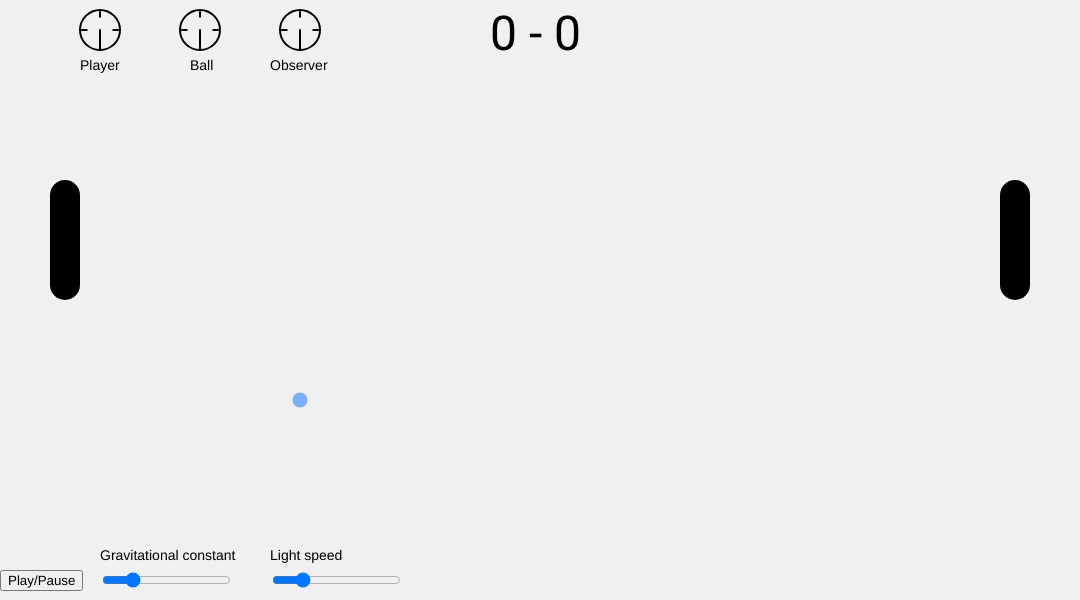
Frame 1 (no input)
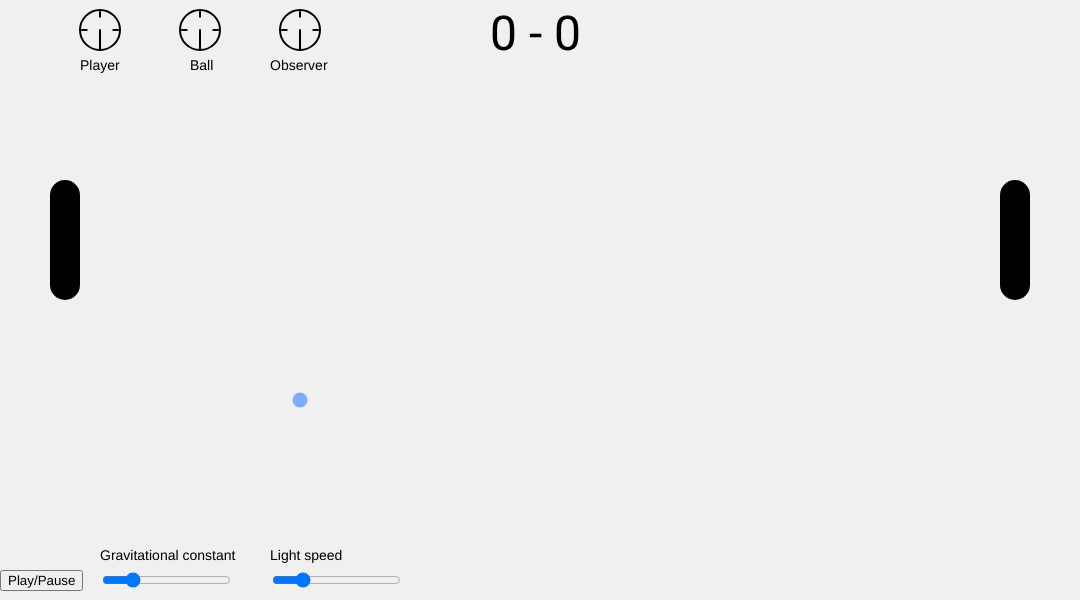
Frame 60 (no input)
Frame 120 (the mouse pressed at the canvas centre since frame 60): identical to frame 60, image omitted

The p5.js sketch that drew these frames (run headless with seeded random() and noise() and a simulated clock; from frame 60 on, the mouse is pressed at the canvas centre):

// p5.js sketch
// ── sketch.js

function setup() {
  relsize = 1;
  textFont('Helvetica');
  paused = true;
  showPotential = false;
  windowW = 1080;
  windowH = 600;
  createCanvas(windowW, windowH);
  noStroke();
  ball = createVector(windowW/2, windowH/2);
  paddleW = 30;
  paddleH = 120;
  p2Y = (windowH- paddleH)/2;
  maxSpeed = 250;
  easing = 0.1;
  p1Y = p2Y;
  ballR = 20;
  ballSpeed = createVector(random(-12, 12), random(-12, 12));  p1X = paddleW+20;
  p2X = windowW - paddleW*2-20;
  p2Difficulty = 1.5;
  p1Score = 0;
  p2Score = 0;
  p1Gamma = 1;
  p2Gamma = 1;
  particleR = 15;
  particle = createVector(300, 400);
  Gmm = 10;
  
  clockSpeed = 0.08;
  playerTheta = 0;
  ballTheta = 0;
  masterTheta = 0;
  
  buttonG = createButton('Play/Pause');
  buttonG.position(0, windowH - 30);
  buttonG.mousePressed(changeBG);
  
//   buttonP = createButton('Toggle Potential');
//   buttonP.position(450, windowH - 30);
//   buttonP.mousePressed(changeBP);
  
  sliderG = createSlider(0, 50, 10);
  sliderG.position(100, windowH - 30);
  
  sliderC = createSlider(150, 400, 200);
  sliderC.position(270, windowH - 30);
  particles = [particle];
  pastBalls = [];
  tailLength = 10;
  ballRed = color(252, 92, 71);
  particleBlue = color(126, 173, 247);
}

function draw() {
  background(240, 240, 240);
  setSliders();
  
  if (!paused){
    updatePastBalls();
    renderClocks();
    applyAccel();
    updatePositions();
    checkCollision();
    renderObjects();
  } else {
    drawClocks();
    renderObjects();
  }
}

function updatePastBalls() {
  pastBalls.push([ball.x, ball.y])
  
  if (pastBalls.length > tailLength) {
    pastBalls.shift();
  }
}

function drawClocks() {
  textSize(14);
  fill(0);
  text('Player',80,70);
  text('Ball',190,70);
  text('Observer',270,70);
  
  drawClock(100, 30, 40);
  drawClock(200, 30, 40);
  drawClock(300, 30, 40);
  stroke(0);
  strokeWeight(2);
  CLX = 100+20*Math.sin(-playerTheta);
  CLY = 30+20*Math.cos(-playerTheta);
  CLX1 = 200+20*Math.sin(-ballTheta);
  CLY1 = 30+20*Math.cos(-ballTheta);
  CLX2 = 300+20*Math.sin(-masterTheta);
  CLY2 = 30+20*Math.cos(-masterTheta);
  line(100, 30, CLX, CLY);
  line(200, 30, CLX1, CLY1);
  line(300, 30, CLX2, CLY2);
  strokeWeight(0);
}

function renderClocks() {
  
  GRfactorball = 1;
  GRfactorpaddle = 1;
  p1 = createVector(p1X, p1Y);
  
  particles.forEach(particle => {
    rb = p5.Vector.sub(particle,ball).mag();
    rp = p5.Vector.sub(particle,p1).mag();
    if ((200000*Gmm)/(rb*(maxSpeed**2)) < 1) {
      GRtimeball = sqrt(1-(200000*Gmm)/(rb*(maxSpeed**2)));
    }
    if ((200000*Gmm)/(rp*(maxSpeed**2)) < 1) {
      GRtimepaddle = sqrt(1-(200000*Gmm)/(rp*(maxSpeed**2)));
    }
    
    GRfactorball *= GRtimeball;
    GRfactorpaddle *= GRtimepaddle;
    
  });
  
  ballTheta += (clockSpeed*GRfactorball);
  playerTheta += (clockSpeed*GRfactorpaddle);

  
  
  masterTheta += clockSpeed;
  drawClocks();
  
}

function drawClock(x, y, d) {
  fill(240);
  stroke(0);
  strokeWeight(2);
  ellipse(x, y, d, d);
  line(x + d*9/20, y, x+d/3, y);
  line(x - d*9/20, y, x-d/3, y);
  line(x, y - d*9/20, x, y-d/3);
  line(x, y + d*9/20, x, y+d/3);

  noStroke();
}


function setSliders() {
  Gmm = sliderG.value();
  maxSpeed = sliderC.value();
}

function resetClocks() {
  playerTheta = 0;
  ballTheta = 0;
  masterTheta = 0;
}

function mouseClicked() {
  if (mouseX > 60 && mouseX < windowW - 60 && mouseY > 60 && mouseY < windowH - 60){
    particles.push(createVector(mouseX, mouseY))
  }
}

function changeBG() {
  paused = !paused;
}

function changeBP() {
  showPotential = !showPotential;
}
function applyAccel() {
  particles.forEach(particle => {
    n = p5.Vector.sub(particle,ball);
    r = n.mag();
    v = ballSpeed.mag();
    rel_correction = p5.Vector.mult(p5.Vector.add(p5.Vector.mult(n, v**2), p5.Vector.mult(ballSpeed,4*p5.Vector.dot(n,ballSpeed))),Gmm/(maxSpeed**2*r**3));
    a = p5.Vector.add(p5.Vector.mult(n, Gmm / r**2), rel_correction);
    relsize = p5.Vector.mult(a, r**2).mag()/2000;
    ballSpeed.add(a);
    });
  
}

function renderObjects() {
  
   particles.forEach(particle => {
   
    if (showPotential) {
      for (let i = 0; i < 10; i++) {
        diff = 10 - i;
        particleBlue.setAlpha(255 - 25*diff);
        fill(particleBlue);
        Reff = (particleR+20*diff)*relsize;
        ellipse(particle.x, particle.y, Reff, Reff);
      } 
    }
    
    fill(particleBlue);
    ellipse(particle.x, particle.y, particleR, particleR);
  });
  
  particleBlue.setAlpha(255);
  
    
  i = 0;
  pastBalls.forEach(b => {
    diff = ((pastBalls.length - i))**2;
    ballRed.setAlpha(255 - 2*diff);
    fill(ballRed);
    Reff = (ballR-2*diff/pastBalls.length);
    ellipse(b[0], b[1], Reff, Reff);
    i += 1;
    });
  
  ballRed.setAlpha(255);
  
  fill(0);
  textSize(14);
  
  text("Gravitational constant", 100, windowH - 40);
  text("Light speed", 270, windowH - 40);
  textFont('Roboto');
  textSize(48);
  text(String(p1Score + ' - ' + p2Score), (windowW - 100) / 2, 50);
  textFont('Helvetica');

  rect(p1X, p1Y - paddleH*p1Gamma/2, paddleW, paddleH*p1Gamma, 20);
  rect(p2X, p2Y - paddleH*p2Gamma/2, paddleW, paddleH*p2Gamma, 20);

}

function updatePositions() {
  p1Speed  = abs(p1Y - pmouseY);
  p1Gamma = sqrt(1 - (p1Speed / maxSpeed)**2);
  
  p2Speed = abs(p2Y - ball.y);
  p2Gamma = sqrt(1 - (p2Speed / maxSpeed)**2);
                
  p1DY = mouseY - p1Y;
  p1Y += p1DY * easing;
  
  p2DY = ball.y - p2Y;
  p2Y += p2DY * easing*p2Difficulty;
  ball.y += ballSpeed.y;
  ball.x += ballSpeed.x;
}

function checkRectangle(r1x, r1y, r1w, r1h, r2x, r2y, r2w, r2h) {
  return (r1x < r2x + r2w &&
    r1x + r1w > r2x &&
    r1y < r2y + r2h &&
    r1y + r1h > r2y);
}

function checkCollision() {
    if (ball.y < 0 || ball.y > windowH) {
      ballSpeed.y *= -1;
  }
  
  if ((ball.y  < p1Y + paddleH*p1Gamma/2) && (ball.y  > p1Y + paddleH*p1Gamma/2- 20) && (ball.x < p1X + paddleW) && (ball.x > p1X)) {
    ball.x = p1X + paddleW;
    ballSpeed.x = abs(ballSpeed.x);
  } else if ((ball.y + ballR > p1Y - paddleH*p1Gamma/2) && (ball.y  < p1Y - paddleH*p1Gamma/2+ 20) && (ball.x < p1X + paddleW) && (ball.x > p1X)) {
      ball.x = p1X + paddleW;
      ballSpeed.x = abs(ballSpeed.x);

  } else if ((ball.x < p1X + paddleW) && (ball.x > p1X) && (ball.y > p1Y - paddleH*p1Gamma/2) && (ball.y < p1Y + paddleH*p1Gamma/2)) {
      ballSpeed.x *= -1;
  } else if ((ball.x + ballR > p2X) && (ball.x < p2X) && (ball.y > p2Y - paddleH*p2Gamma/2) && (ball.y < p2Y + paddleH*p2Gamma/2)) {
      ballSpeed.x *= -1;
  } 
  
  if (ball.x <= 0) {
    ball.y = windowH/2;
    ball.x = windowW/2;
    ballSpeed = createVector(random(-12, 12), random(-12, 12));
    resetClocks();
    p2Score += 1;
  }
  
  if (ball.x + ballR >= windowW){
    ball.y = windowH/2;
    ball.x = windowW/2;
    ballSpeed = createVector(random(-12, 12), random(-12, 12));
    resetClocks();

    p1Score += 1;
  }
  
}
